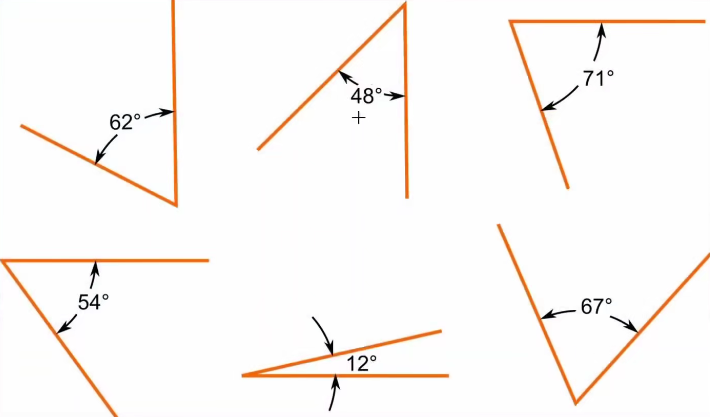
#> input picture Project/AngleFinder/angle.png, 710 x 417 px, given in place of the camera
$ python ColorFind.py
#> lines starting #> are read from the running program, lines starting #| are printed output that depends on the picture; after the words box and inside, x2 and y2 are one past the last pixel; in counts of white or black regions, pixels touching at a corner belong together
import cv2
import numpy as np
from numpy.core.shape_base import hstack

frameWidth = 640
frameHeight = 480
cap = cv2.VideoCapture(0)
cap.set(3,frameWidth)
cap.set(4,frameHeight)


def empty(a):
    pass


cv2.namedWindow("HSV")
cv2.resizeWindow("HSV",640,240)
cv2.createTrackbar("HUE Min","HSV",0,179,empty)
#> slider 'HUE Min' is set to 35
cv2.createTrackbar("HUE Max","HSV",179,179,empty)
cv2.createTrackbar("SAT Min","HSV",0,255,empty)
#> slider 'SAT Min' is set to 51
cv2.createTrackbar("SAT Max","HSV",255,255,empty)
cv2.createTrackbar("VALUE Min","HSV",0,255,empty)
#> slider 'VALUE Min' is set to 51
cv2.createTrackbar("VALUE Max","HSV",255,255,empty)


while True:
    success , img = cap.read()
#> img is the input picture: shape (417, 710, 3); mean B, G, R 245.6, 248, 251.3
    imgHSV = cv2.cvtColor(img,cv2.COLOR_BGR2HSV)
#> imgHSV: shape (417, 710, 3); mean H, S, V 14.9, 7, 251.5

    h_min = cv2.getTrackbarPos("HUE Min","HSV")
    h_max = cv2.getTrackbarPos("HUE Max","HSV")
    s_min = cv2.getTrackbarPos("SAT Min","HSV")
    s_max = cv2.getTrackbarPos("SAT Max","HSV")
    v_min = cv2.getTrackbarPos("VALUE Min","HSV")
    v_max = cv2.getTrackbarPos("VALUE Max","HSV")
    #print(h_min)


    lower = np.array([h_min,s_min,v_min])
    upper = np.array([h_max,s_max,v_max])
    mask = cv2.inRange(imgHSV,lower,upper)
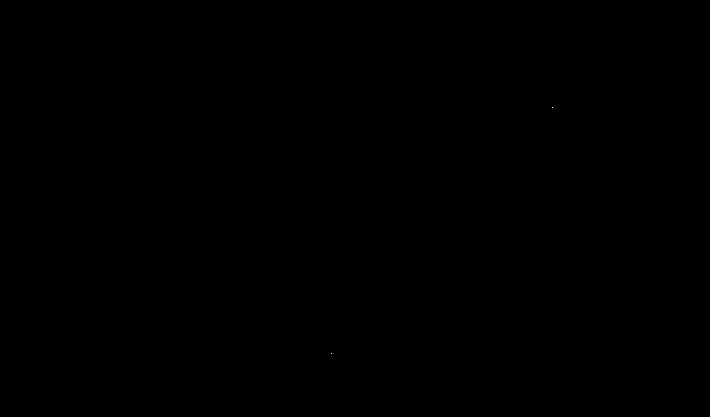
#> mask: shape (417, 710); 0% white in thin lines or dots, all inside (x1, y1, x2, y2) = (331, 107, 553, 354)
    result = cv2.bitwise_and(img,img,mask = mask)

    mask = cv2.cvtColor(mask,cv2.COLOR_GRAY2BGR)

    #hstack = np.hstack([img,mask,result])
    hstack = np.hstack([img,result])
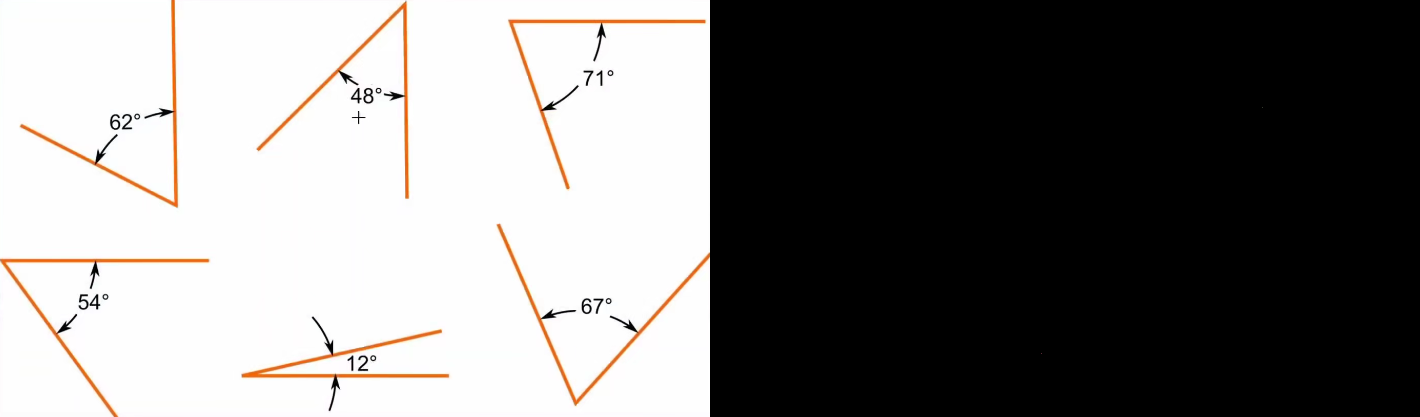
#> hstack: shape (417, 1420, 3); mean B, G, R 122.8, 124, 125.7

    #cv2.imshow('Color',img)
    #cv2.imshow('HSV Color Space ',imgHSV)
    #cv2.imshow('Mask',mask)q
    #cv2.imshow('Result',result)
    cv2.imshow('hstack',hstack)
    print(h_min,h_max,s_min,s_max,v_min,v_max)

    if cv2.waitKey(1) & 0xFF == ord('q'):
#> (key q is pressed here)
        break

cap.release()
cv2.destroyAllWindows()
